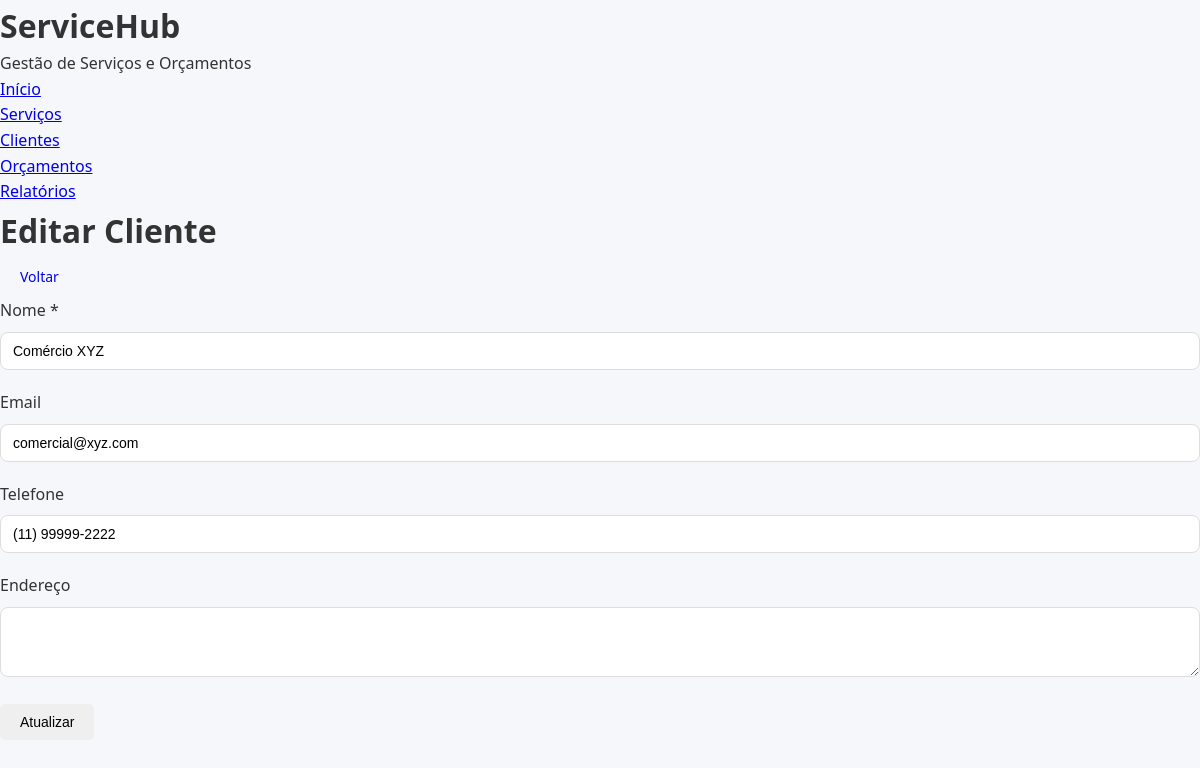
/TCC/clientes/edit.php?id=2, run on an earlier commit of the app's database.
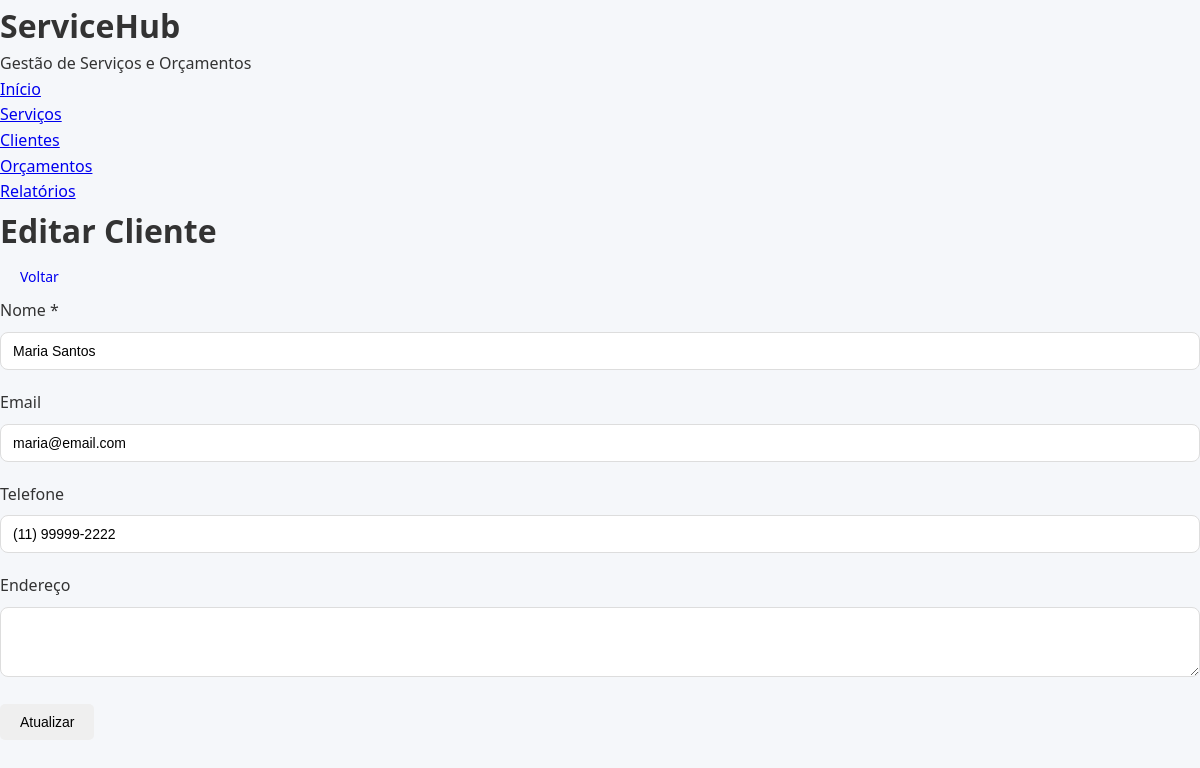
And on a later commit of the database.
### tables this page shows
CREATE TABLE clientes (
    id INT AUTO_INCREMENT PRIMARY KEY,
    nome VARCHAR(100) NOT NULL,
    email VARCHAR(100) NOT NULL UNIQUE,
    senha VARCHAR(255) NOT NULL,
    telefone VARCHAR(20),
    endereco TEXT,
    cpf_cnpj VARCHAR(20),
    tipo ENUM('fisica', 'juridica') DEFAULT 'fisica',
    created_at TIMESTAMP DEFAULT CURRENT_TIMESTAMP,
    updated_at TIMESTAMP DEFAULT CURRENT_TIMESTAMP ON UPDATE CURRENT_TIMESTAMP
);

### TCC/clientes/edit.php (the view, shortened to what this page needs)
<?php
require_once '../includes/config.php';
$id = $_GET['id'] ?? 0;
$stmt = $pdo->prepare("SELECT * FROM clientes WHERE id = ?");
$stmt->execute([$id]);
$cliente = $stmt->fetch();
$nome = $cliente['nome'];
$email = $cliente['email'];
$telefone = $cliente['telefone'];
$endereco = $cliente['endereco'];
?>
<!DOCTYPE html>
<html lang="pt">
<head>
    <link rel="stylesheet" href="../css/estilo.css">
</head>
<body>
<header class="main-header">
    <div class="header-content">
        <div class="logo">
            <h1>ServiceHub</h1>
            <p>Gestão de Serviços e Orçamentos</p>
        </div>
        <nav class="main-nav">
            <ul>
                <li><a href="../index.php">Início</a></li>
                <li><a href="../servicos/index.php">Serviços</a></li>
                <li><a href="../clientes/index.php">Clientes</a></li>
                <li><a href="../orcamentos/index.php">Orçamentos</a></li>
                <li><a href="../relatorios/index.php">Relatórios</a></li>
            </ul>
        </nav>
    </div>
</header>
    <div class="container">
        <h1>Editar Cliente</h1>
        <a href="index.php" class="btn">Voltar</a>
        <form method="post">
            <div class="form-group">
                <label for="nome">Nome *</label>
                <input type="text" id="nome" name="nome" class="form-control" value="<?= htmlspecialchars($nome) ?>">
            </div>
            <div class="form-group">
                <label for="email">Email</label>
                <input type="email" id="email" name="email" class="form-control" value="<?= htmlspecialchars($email) ?>">
            </div>
            <div class="form-group">
                <label for="telefone">Telefone</label>
                <input type="text" id="telefone" name="telefone" class="form-control" value="<?= htmlspecialchars($telefone) ?>">
            </div>
            <div class="form-group">
                <label for="endereco">Endereço</label>
                <textarea id="endereco" name="endereco" class="form-control" rows="3"><?= htmlspecialchars($endereco) ?></textarea>
            </div>
            <div class="form-group">
                <button type="submit" class="btn">Atualizar</button>
            </div>
        </form>
    </div>
</body>
</html>

What changed in the data, as far as the page shows it:
changed clientes: nome "Comércio XYZ" → "Maria Santos"; email "comercial@xyz.com" → "maria@email.com"
